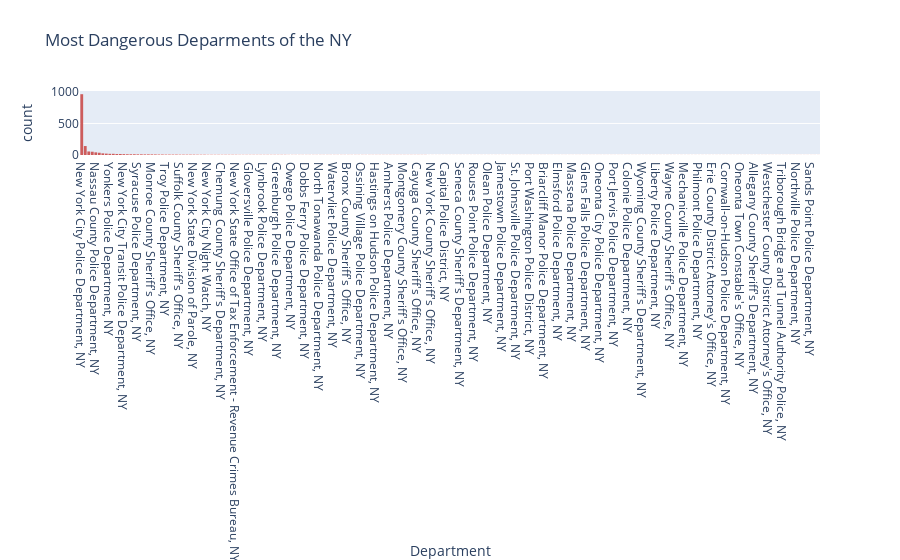

Here is the notebook cell this chart was saved with:
### Markdown cell above
# New York Departments where more polices have dead

### Code cell
deparments_ny = police[police['State'] == 'New York']

fig = px.histogram(deparments_ny, x = 'Department', title = 'Most Dangerous Deparments of the NY', color_discrete_sequence  = c)
fig.update_xaxes(categoryorder = 'total descending')
fig.show()

### Figure 1 — Plotly figure (JSON) as saved in the notebook; plotly's stock layout.template omitted (floating-point values rounded to 4 significant figures; data arrays with more than 128 entries replaced by an {"elided": "..."} marker saying what was removed)
{"data": [{"alignmentgroup": "True", "bingroup": "x", "hovertemplate": "Department=%{x}<br>count=%{y}<extra></extra>", "legendgroup": "", "marker": {"color": "indianred", "pattern": {"shape": ""}}, "name": "", "offsetgroup": "", "orientation": "v", "showlegend": false, "type": "histogram", "x": {"elided": "1880 str values"}, "xaxis": "x", "yaxis": "y"}], "layout": {"barmode": "relative", "legend": {"tracegroupgap": 0}, "title": {"text": "Most Dangerous Deparments of the NY"}, "xaxis": {"anchor": "y", "categoryorder": "total descending", "domain": [0, 1], "title": {"text": "Department"}}, "yaxis": {"anchor": "x", "domain": [0, 1], "title": {"text": "count"}}}}
